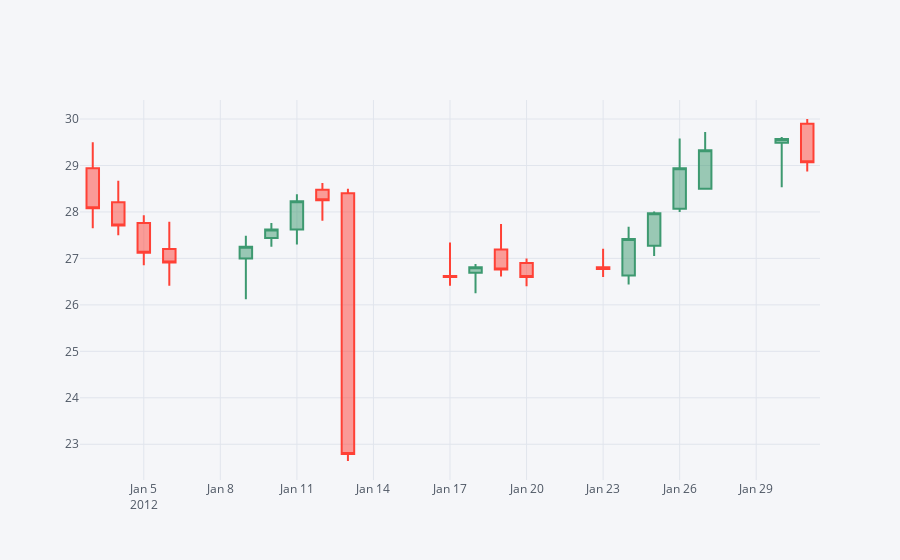

Source (notebook cell):
### Code cell
#Looking at candlestick plots for January
TSLA.loc['2012-01'].iplot(kind='candle')

### Figure 1 — Plotly figure (JSON) as saved in the notebook; plotly's stock layout.template omitted (floating-point values rounded to 4 significant figures)
{"data": [{"close": [28.08, 27.71, 27.12, 26.91, 27.25, 27.62, 28.23, 28.25, 22.79, 26.6, 26.81, 26.76, 26.6, 26.77, 27.42, 27.97, 28.94, 29.33, 29.57, 29.07], "high": [29.5, 28.67, 27.93, 27.79, 27.49, 27.76, 28.38, 28.62, 28.5, 27.34, 26.88, 27.74, 27, 27.21, 27.68, 28.01, 29.58, 29.72, 29.61, 30], "low": [27.65, 27.5, 26.85, 26.41, 26.12, 27.25, 27.3, 27.81, 22.64, 26.41, 26.25, 26.61, 26.4, 26.6, 26.44, 27.05, 28, 28.5, 28.53, 28.87], "open": [28.94, 28.21, 27.76, 27.2, 27, 27.44, 27.62, 28.48, 28.4, 26.62, 26.69, 27.19, 26.9, 26.81, 26.63, 27.27, 28.07, 28.5, 29.49, 29.9], "showlegend": false, "type": "candlestick", "x": ["2012-01-03", "2012-01-04", "2012-01-05", "2012-01-06", "2012-01-09", "2012-01-10", "2012-01-11", "2012-01-12", "2012-01-13", "2012-01-17", "2012-01-18", "2012-01-19", "2012-01-20", "2012-01-23", "2012-01-24", "2012-01-25", "2012-01-26", "2012-01-27", "2012-01-30", "2012-01-31"], "yaxis": "y2"}], "layout": {"legend": {"bgcolor": "#F5F6F9", "font": {"color": "#4D5663"}}, "paper_bgcolor": "#F5F6F9", "plot_bgcolor": "#F5F6F9", "title": {"font": {"color": "#4D5663"}}, "xaxis": {"gridcolor": "#E1E5ED", "rangeslider": {"visible": false}, "showgrid": true, "tickfont": {"color": "#4D5663"}, "title": {"font": {"color": "#4D5663"}, "text": ""}, "zerolinecolor": "#E1E5ED"}, "yaxis": {"gridcolor": "#E1E5ED", "showgrid": true, "showticklabels": false, "tickfont": {"color": "#4D5663"}, "title": {"font": {"color": "#4D5663"}, "text": ""}, "zerolinecolor": "#E1E5ED"}, "yaxis2": {"gridcolor": "#E1E5ED", "showgrid": true, "tickfont": {"color": "#4D5663"}, "title": {"font": {"color": "#4D5663"}, "text": ""}, "zerolinecolor": "#E1E5ED"}}}
